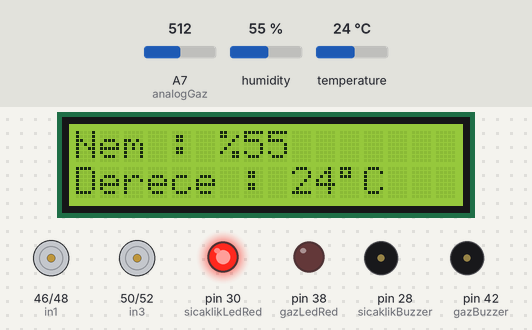
Recording of a sketch running on a simulated Arduino Mega 2560, built with avr-gcc and run on an emulated ATmega2560. On the bench: 16×2 character LCD, motor-driver pin pairs drawn as motors (green arrow = first pin HIGH = forward, orange = second pin HIGH = backward, longer = more drive, scaled by the enable pin), output pins drawn as LEDs (lit = HIGH), buzzer (waves = sounding, pin HIGH). The inputs (shaded band) are chosen by the test bench; at power-on: A7 (analogGaz) = 512, humidity 55 %, temperature 24 °C. What the sketch prints to the serial monitor is not drawn.

Above: at 1.2 s.
1.3 s: A7 (analogGaz) set to 491
At 7.1 s:
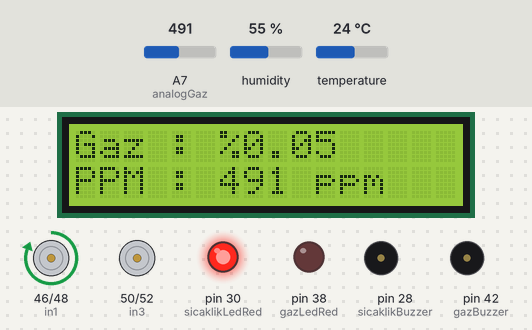
12.1 s: humidity set to 51 %
At 20.9 s:
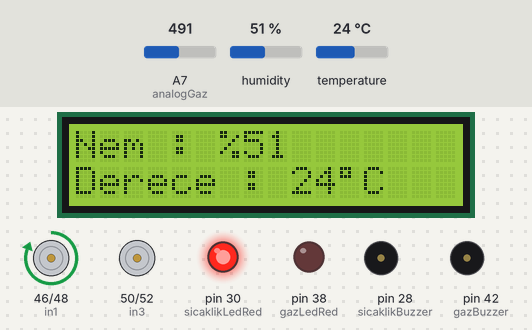
21.4 s: humidity set to 48 %
At 30.3 s:
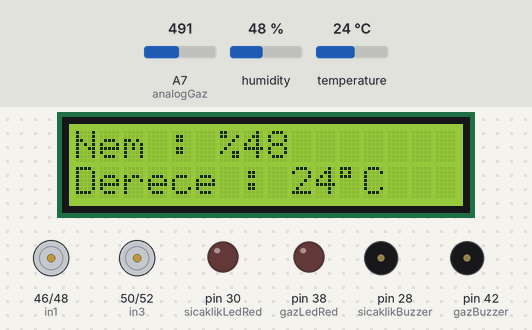
35.4 s: A7 (analogGaz) set to 510
At 45.5 s:
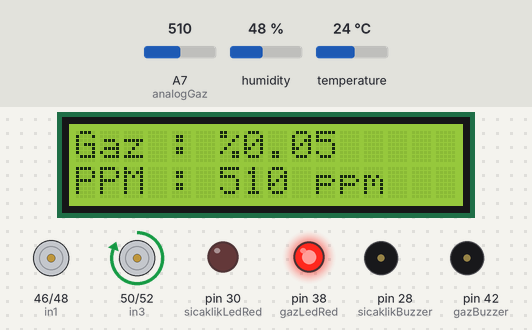
45.7 s: temperature set to 26 °C
At 51.3 s:
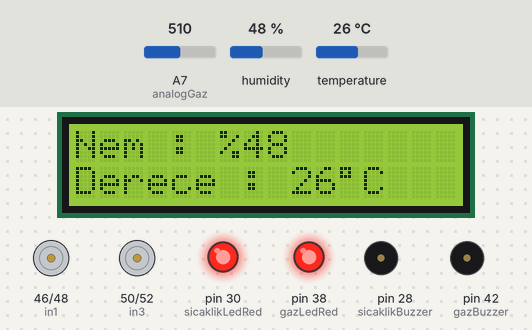
54.2 s: temperature set to 12 °C
At 61.4 s:
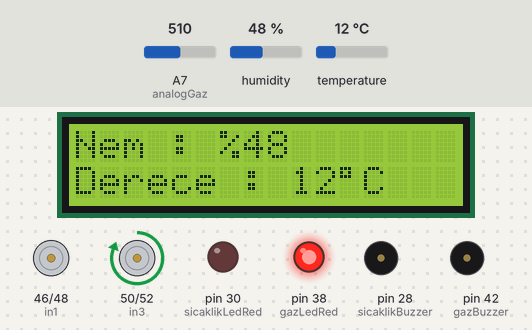
Timing chart, 0 to 62.9 s (numbered marks = the images above; inputs shaded):
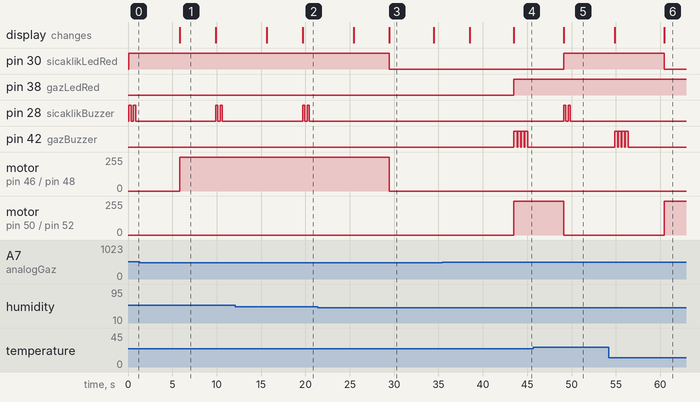

The sketch:

Odev.ino
```cpp
#include <LiquidCrystal.h>  //LCD ekran kütüphanesi
#include <dht11.h>   //DHT11 Sıcaklık ve Nem Sensörü Kütüphanesi
#define DHT11PIN 36 // DHT11PIN olarak Dijital 36"yi belirliyoruz.
dht11 DHT11; //DHT11 nesnesi

LiquidCrystal lcd(A0, A1, A2, A3, A4, A5);  //LCD Ekran pin girişleri.

//Sıcaklık Ledleri tanımlandı.
int sicaklikLedGreen = 32;
int sicaklikLedRed = 30;
int sicaklikBuzzer = 28;

//Gaz sensoru için sensor data portunun tanımlanması
int analogGaz = A7;  //Gaz sensörünün sağlıklı ölçümler yapabilmesi için analog olarak ölçüm yapması gerekir.
double okunanGaz = 0;
int gazLedGreen = 40;
int gazLedRed = 38;
int gazBuzzer = 42;

//Motor sürücü kullanabilmek için gereken pin tanımlamaları
const int in1 = 46;
const int in2 = 48;
const int in3 = 50;
const int in4 = 52;


void setup()
{
  Serial.begin(9600); //Seri port ekranının aktif edilmesi.
  lcd.begin(16, 2);  //LCD ekranın aktif edilmesi.
  sicaklikNemSetup(); //DHT11 - Sıcaklık ve Nem Sensörüne bağlı olan led ve buzzer'ın kullanıma sunulması.
  gazSetup();
  motorSetup();

}
void loop()
{
  sicaklikNem();
  gazSensoru();

}

///////////////////////////////////////////////////////////////////////////////////////////////////////////////////////////////////////////////
//////////////////////////////////////////////////////////////////////////////////////////////////////////////////////////////////////////////

void sicaklikNemSetup()
{
  pinMode(sicaklikLedGreen, OUTPUT);
  pinMode(sicaklikLedRed, OUTPUT);
  pinMode(sicaklikBuzzer, OUTPUT);

}
void sicaklikNem()//DHT11 sıcaklık ve nem sensörünün görevleri
{
  //Sensörün okunup okunmadığını konrol ediyoruz.
  // chk 0 ise sorunsuz okunuyor demektir. Sorun yaşarsanız
  // chk değerini serial monitörde yazdırıp kontrol edebilirsiniz.

  int chk = DHT11.read(DHT11PIN);

  //Sensörden gelen veri lcd ekrana basılıyor.
  lcd.clear();
  lcd.print("Nem : %");
  lcd.print((float)DHT11.humidity, 0);
  lcd.setCursor(0, 1);

  lcd.print("Derece : ");
  lcd.print((float)DHT11.temperature, 0);
  lcd.print((char)223); //Derece işaretini yapmak için.
  lcd.print("C"); //Celcius işaretini yapmak için.
  lcd.setCursor(0, 1);
  String sicaklik, nem, ikisi;

  //Eğer belirlenmiş olan sıcaklıkların üstüne çıkarsa ledi yakıyor, altında kalırsa led sönüyor.
  if ((float)DHT11.temperature >= 25 || (float)DHT11.humidity >= 50)
  {
    sicaklik = ((int)DHT11.temperature);
    nem = ((int)DHT11.humidity);
    ikisi = sicaklik+""+nem;


    Serial.println(ikisi);//////////////////////////////////////////////////////////////////////////////////////////////////////////////////////////////
    digitalWrite(sicaklikLedGreen, LOW);
    digitalWrite(sicaklikLedRed, HIGH);
    sicaklikMotorAc();

    lcd.clear();
  lcd.print("Nem : %");
  lcd.print((float)DHT11.humidity, 0);
  lcd.setCursor(0, 1);

  lcd.print("Derece : ");
  lcd.print((float)DHT11.temperature, 0);
  lcd.print((char)223); //Derece işaretini yapmak için.
  lcd.print("C"); //Celcius işaretini yapmak için.
  lcd.setCursor(0, 1);

digitalWrite(sicaklikBuzzer, HIGH);
    delay(250);
    digitalWrite(sicaklikBuzzer, LOW);
    delay(250);
    digitalWrite(sicaklikBuzzer, HIGH);
    delay(250);
    digitalWrite(sicaklikBuzzer, LOW);

  }
  else if ((float)DHT11.temperature < 24 || (float)DHT11.humidity < 50)
  {
    //Serial.println((float)DHT11.temperature,0);//////////////////////////////////////////////////////////////////////////////////////////////////////////////////////////////
    sicaklik = ((int)DHT11.temperature);
    //Serial.println((float)DHT11.humidity,0);//////////////////////////////////////////////////////////////////////////////////////////////////////////////////////////////
    nem = ((int)DHT11.humidity);
    ikisi = sicaklik+""+nem;


    Serial.println(ikisi);
    digitalWrite(sicaklikLedGreen, HIGH);
    digitalWrite(sicaklikLedRed, LOW);
   sicaklikMotorKapat();

  }

  // Her 5 snde bir ölçüm yapacak ve yeni değerleri lcd ekrana basacak.
  delay(5000);
}
////////////////////////////////////////////////////////////////////////////////////////////////////////////////////////////////////////////////////////////
//////////////////////////////////////////////////////////////////GAZ SENSÖRÜ///////////////////////////////////////////////////////////////////////////////
void gazSetup()
{
  pinMode(gazLedGreen, OUTPUT);
  pinMode(gazLedRed, OUTPUT);
  pinMode(gazBuzzer, OUTPUT);

}
void gazSensoru()
{
  okunanGaz = analogRead(analogGaz);  //Sensörden gaz değeri okunuyor.
  lcd.clear();
  lcd.setCursor(0, 0);
  lcd.print("Gaz :");
  lcd.print(" ");
  lcd.print("%");
  lcd.print(okunanGaz / 10000); //Gaz çözünürlüğü hesaplanıp ekrana basılıyor-ppm değer-
  lcd.setCursor(0, 1);
  lcd.print("PPM :");
  lcd.print(" ");
  lcd.print(okunanGaz, 0);
  lcd.print(" ");
  lcd.print("ppm");


  if (okunanGaz >= 500) //Okunan gaz değerinin tehlike arz ettiği değerden fazla olması
  {

    Serial.println(okunanGaz,0);////////////////////////////////////////////////////////////////////////////////////////////////////////////////////
    gazMotorAc();
    digitalWrite(gazLedRed, HIGH);
    digitalWrite(gazLedGreen, LOW);
    digitalWrite(gazBuzzer, HIGH);
    delay(350);
    digitalWrite(gazBuzzer, LOW);
    delay(50);
    digitalWrite(gazBuzzer, HIGH);
    delay(350);
    digitalWrite(gazBuzzer, LOW);
    delay(50);
digitalWrite(gazBuzzer, HIGH);
    delay(350);
    digitalWrite(gazBuzzer, LOW);
    delay(50);
    digitalWrite(gazBuzzer, HIGH);
    delay(350);
    digitalWrite(gazBuzzer, LOW);

lcd.clear();
  lcd.setCursor(0, 0);
  lcd.print("Gaz :");
  lcd.print(" ");
  lcd.print("%");
  lcd.print(okunanGaz / 10000); //Gaz çözünürlüğü hesaplanıp ekrana basılıyor-ppm değer-
  lcd.setCursor(0, 1);
  lcd.print("PPM :");
  lcd.print(" ");
  lcd.print(okunanGaz, 0);
  lcd.print(" ");
  lcd.print("ppm");

//    lcd.clear();
//    lcd.setCursor(1, 0);
//    lcd.print("GAZ YOGUNLUGU");
//    lcd.setCursor(3, 1);
//    lcd.print("YUKSELDI !");


  }

  else  //Gaz durumu normalse
  {

    Serial.println(okunanGaz,0);////////////////////////////////////////////////////////////////////////////////////////////////////////
    gazMotorKapat();
    digitalWrite(gazLedGreen, HIGH);
    digitalWrite(gazLedRed, LOW);


  }

  delay(4000);

}
//////////////////////////////////////////////////////////////////////////////////////////////////////////////////////////////////////////////////////////////////
/////////////////////////////////////////////////////////////////MOTOR SÜRÜCÜ/////////////////////////////////////////////////////////////////////////////////////
void motorSetup()
{
  pinMode(in1, OUTPUT);
pinMode(in2, OUTPUT);
pinMode(in3, OUTPUT);
pinMode(in4, OUTPUT);
}
void sicaklikMotorAc()
{
  digitalWrite(in1, HIGH);
  digitalWrite(in2,  LOW);
}
void sicaklikMotorKapat()
{
  digitalWrite(in1, LOW);
  digitalWrite(in2, LOW);
}
void gazMotorAc()
{
  digitalWrite(in3, HIGH);
  digitalWrite(in4,  LOW);
}
void gazMotorKapat()
{
  digitalWrite(in3, LOW);
  digitalWrite(in4, LOW);
}
```

Measured:
- the behaviour switches between 500 and 499 on A7 (analogGaz) (found by bisection; images 0 and 1)
- the behaviour switches between 50 and 49 % on humidity (found by bisection; images 2 and 3)
- the behaviour switches between 24 and 25 °C on temperature (found by bisection; images 4 and 5)
- after the input at 1.3 s, pin 38 (gazLedRed): stays LOW (without the input it goes to HIGH after 4.6 s); pin 42 (gazBuzzer): stops changing and stays LOW; motor on pin 46 (in1) / pin 48 (in2): stopped → forward 255/255 after 4.6 s; the display: changes after 4.6 s (image 1)
- after the input at 12.1 s, the display: first differs from a run without the input after 7.6 s (image 2)
- after the input at 21.4 s, pin 30 (sicaklikLedRed): HIGH → LOW after 8.1 s; pin 28 (sicaklikBuzzer): stops changing and stays LOW; motor on pin 46 (in1) / pin 48 (in2): forward 255/255 → stopped after 8.1 s; the display: first differs from a run without the input after 8.1 s (image 3)
- after the input at 35.4 s, pin 38 (gazLedRed): LOW → HIGH after 8.1 s; pin 42 (gazBuzzer): alternates HIGH for 0.35 s and LOW for 0.05 s, starting after 8.1 s; motor on pin 50 (in3) / pin 52 (in4): stopped → forward 255/255 after 8.1 s; the display: first differs from a run without the input after 8.1 s (image 4)
- after the input at 45.7 s, pin 30 (sicaklikLedRed): LOW → HIGH after 3.4 s; pin 28 (sicaklikBuzzer): alternates HIGH for 0.25 s and LOW for 0.25 s, 4 changes in all, then stays LOW, starting after 3.4 s
- after the input at 54.2 s, pin 30 (sicaklikLedRed): HIGH → LOW after 6.2 s; pin 28 (sicaklikBuzzer): stops changing and stays LOW; motor on pin 50 (in3) / pin 52 (in4): stopped → forward 255/255 after 6.2 s; the display: first differs from a run without the input after 6.2 s (image 6)
